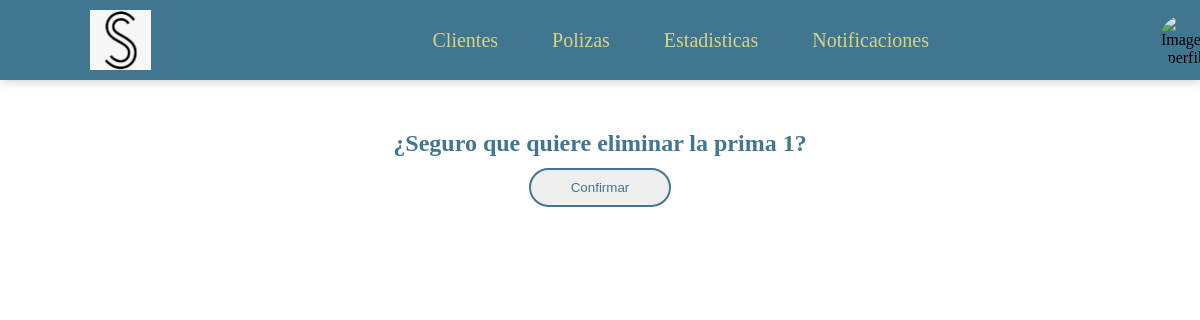
The app's page /clientes/polizas/2/eliminar/primas/7, older data.
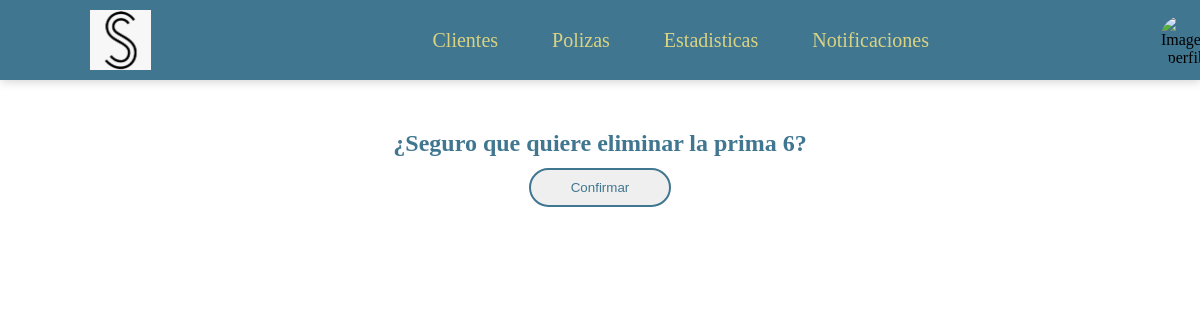
The same page, newer data.
### Clientes/models.py (models this page shows)
class Prima (models.Model):
    no_prima = models.CharField(max_length=30)
    fecha_vencimiento = models.DateField()
    prima_neta = models.CharField(max_length=30)
    comision_agente = models.CharField(max_length=30)
    total_pagar = models.CharField(max_length=30)
    ruta_comprobante = models.CharField(max_length=30, default="Hola")
    poliza = models.ForeignKey(Poliza, on_delete=models.CASCADE)
    status = models.ForeignKey(Status, on_delete=models.CASCADE)
    tipo_pago = models.ForeignKey(TiposPago, on_delete=models.CASCADE)
    def __str__(self):
        return self.no_prima

### Clientes/views.py (the view)
# urls.py: path('polizas/<int:id_poliza>/eliminar/primas/<int:id_prima>',views.eliminarPrima,name='prima_eliminar'),
def eliminarPrima(request, id_poliza, id_prima):
    prima = Prima.objects.get(id = id_prima)
    if request.method == 'POST':
        prima.delete()
        return redirect('Clientes:detalle_poliza', id_poliza)
    return render(request,'prima_eliminar.html', {'prima':prima})

### Clientes/templates/prima_eliminar.html (shortened to what this page needs)
{%extends "header.html"%}
{% block content %}
<section class="form-delete">
    <form method="POST">
        <h2>¿Seguro que quiere eliminar la prima {{prima}}?</h2>
        <div class="b-g">
            <button type="submit">Confirmar</button>
        </div>
    </form>
</section>
{% endblock%}

Row changes from the older to the newer data that the page shows:
changed Prima: no_prima "1" → "6"
